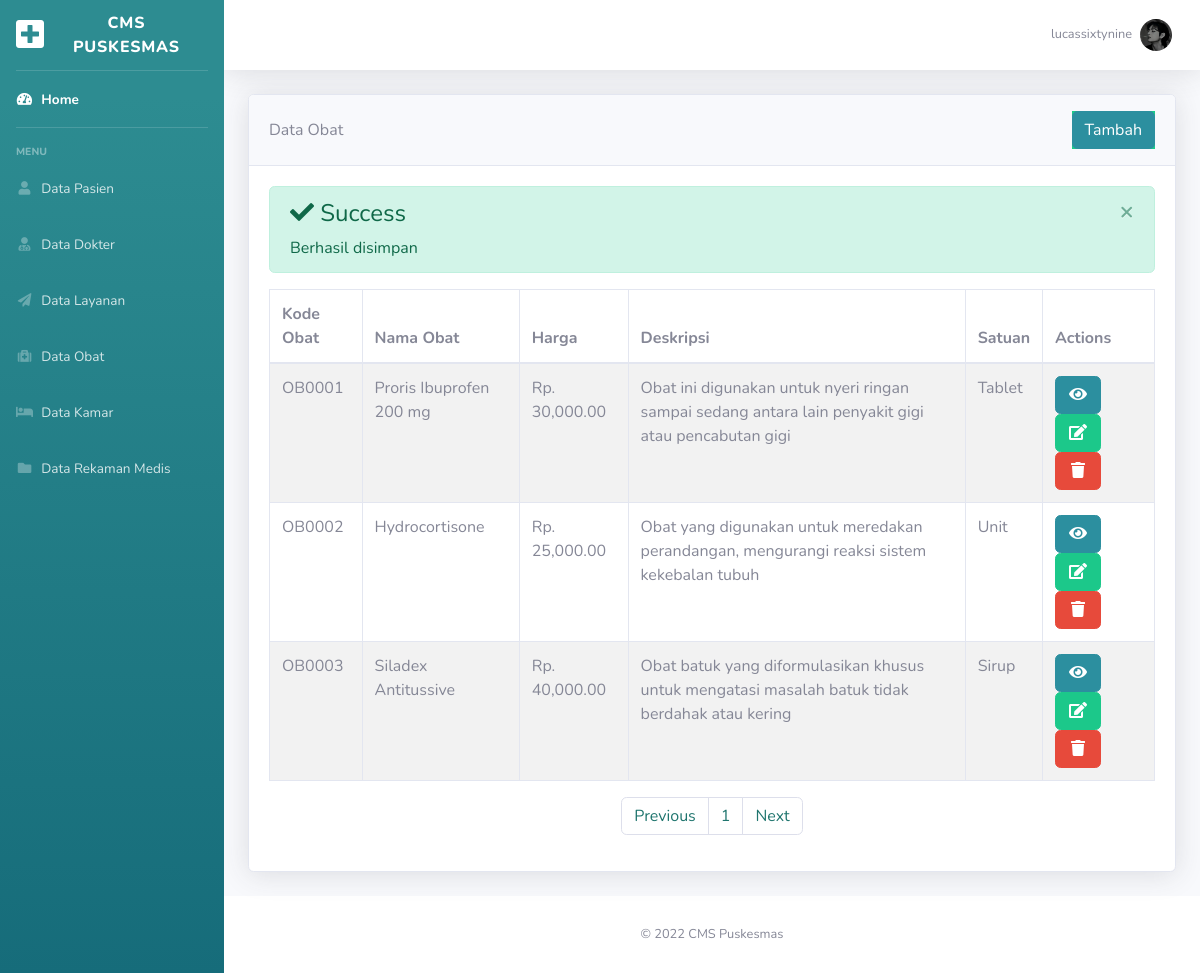
The page /data_obat.php?alert=berhasil (signed in) on the database its author committed.
### tables this page shows
CREATE TABLE `obat` (
  `kode_obat` varchar(6) NOT NULL,
  `nama_obat` varchar(50) NOT NULL,
  `harga` int(11) NOT NULL,
  `deskripsi` text NOT NULL,
  `satuan` varchar(20) NOT NULL
);

### data_obat.php (the view, shortened to what this page needs)
<?php
include('koneksi_database.php');
?>
<!DOCTYPE html>
<html lang="en">
    <head>
        <link href="assets/vendor/fontawesome-free/css/all.min.css" rel="stylesheet" type="text/css">
        <link href="assets/css/sb-admin-2.min.css" rel="stylesheet">
    </head>
    <body id="page-top">
        <div id="wrapper">
            <ul class="navbar-nav bg-gradient-primary sidebar sidebar-dark accordion" id="accordionSidebar">
                <a class="sidebar-brand d-flex align-items-center justify-content-center" href="cms-puskesmas-admin-portal.php">
                    <div class="sidebar-brand-icon">
                        <i class="fas fa-plus-square"></i>
                    </div>
                    <div class="sidebar-brand-text mx-3">CMS Puskesmas</div>
                </a>
                <hr class="sidebar-divider my-0">
                <li class="nav-item active">
                    <a class="nav-link" href="cms-puskesmas-admin-portal.php">
                        <i class="fas fa-fw fa-tachometer-alt"></i>
                        <span>Home</span></a>
                </li>
                <hr class="sidebar-divider">
                <div class="sidebar-heading">
                    Menu
                </div>
                <li class="nav-item">
                    <a class="nav-link" href="data_pasien.php">
                        <i class="fas fa-fw fa-user"></i>
                        <span>Data Pasien</span>
                    </a>
                    <a class="nav-link" href="data_dokter.php">
                        <i class="fas fa-fw fa-user-md"></i>
                        <span>Data Dokter</span>
                    </a>
                    <a class="nav-link" href="data_layanan.php">
                        <i class="fas fa-fw fa-paper-plane"></i>
                        <span>Data Layanan</span>
                    </a>
                    <a class="nav-link" href="data_obat.php">
                        <i class="fas fa-fw fa-medkit"></i>
                        <span>Data Obat</span>
                    </a>
                    <a class="nav-link" href="data_kamar.php">
                        <i class="fas fa-fw fa-bed"></i>
                        <span>Data Kamar</span>
                    </a>
                    <a class="nav-link" href="data_rekaman_medis.php">
                        <i class="fas fa-fw fa-folder"></i>
                        <span>Data Rekaman Medis</span>
                    </a>
                </li>
            </ul>
            <div id="content-wrapper" class="d-flex flex-column">
                <div id="content">
                    <nav class="navbar navbar-expand navbar-light bg-white topbar mb-4 static-top shadow">
                        <ul class="navbar-nav ml-auto">
                            <li class="nav-item dropdown no-arrow">
                                <a class="nav-link dropdown-toggle" href="#" id="userDropdown" role="button"
                                    data-toggle="dropdown" aria-haspopup="true" aria-expanded="false">
                                    <?php echo "<span class='mr-2 d-none d-lg-inline text-gray-600 small'>" . $_SESSION['username'] . "</span>";?>
                                    <?php
                                        $username = $_SESSION['username'];
                                        $query = mysqli_query($conn,"SELECT * FROM admin WHERE username='$username'");
                                    ?>
                                    <?php $d = mysqli_fetch_array($query);?>
                                    <img class="img-profile rounded-circle" src="assets/uploaded_pics/<?php echo $d['image'];?>">
                                </a>
                            </li>
                        </ul>
                    </nav>
                    <div class="container-fluid">
                        <div class="row">
                            <div class="col-xl-12 col-lg-7">
                                <div class="card shadow mb-4">
                                    <div class="card-header py-3 d-flex flex-row align-items-center justify-content-between">
                                        Data Obat
                                        <div class="bg-success text-white">
                                            <a href="tambah_data_obat.php" class="btn btn-md btn-primary float-right">Tambah</a>
                                        </div>
                                    </div>
                                    <div class="card-body">
                                        <?php
                                            if(isset($_GET['alert'])){
                                                if($_GET['alert']=='berhasil_ditambah'){
                                                    ?>
                                                    <div class="alert alert-success alert-dismissible">
                                                        <button type="button" class="close" data-dismiss="alert" aria-hidden="true">×</button>
                                                        <h4><i class="icon fa fa-check"></i> Success</h4>
                                                        Berhasil ditambah
                                                    </div>
                                                    <?php
                                                }elseif($_GET['alert']=="berhasil"){
                                                    ?>
                                                    <div class="alert alert-success alert-dismissible">
                                                        <button type="button" class="close" data-dismiss="alert" aria-hidden="true">×</button>
                                                        <h4><i class="icon fa fa-check"></i> Success</h4>
                                                        Berhasil disimpan
                                                    </div>
                                                    <?php
                                                }else if($_GET['alert']=="gagal_dihapus"){
                                                    ?>
                                                    <div class="alert alert-danger alert-dismissible">
                                                        <button type="button" class="close" data-dismiss="alert" aria-hidden="true">×</button>
                                                        <h4><i class="icon fa fa-exclamation-triangle"></i> Peringat!</h4>
                                                        Gagal dihapus
                                                    </div>
                                                    <?php
                                                }
                                            }
                                        ?>
                                        <table id="tabel-obat" class="table table-striped table-bordered" style="width:100%">
                                            <thead>
                                                <tr>
                                                    <th>Kode Obat</th>
                                                    <th>Nama Obat</th>
                                                    <th>Harga</th>
                                                    <th>Deskripsi</th>
                                                    <th>Satuan</th>
                                                    <th>Actions</th>
                                                </tr>
                                            </thead>
                                            <tbody>
                                                <?php
                                                    $batas = 10;
                                                    $halaman = ISSET($_GET['halaman'])?(int)$_GET['halaman'] : 1;
                                                    $halaman_awal = ($halaman>1) ? ($halaman*$batas) - $batas : 0;
                                                    $next = $halaman + 1;
                                                    $data = mysqli_query($conn,"SELECT * FROM obat");
                                                    $jumlah_data = mysqli_num_rows($data);
                                                    $total_halaman = ceil($jumlah_data / $batas);
                                                    $data_obat = mysqli_query($conn, "SELECT * FROM obat LIMIT $halaman_awal, $batas");
                                                    while($d = mysqli_fetch_array($data_obat)){
                                                        ?>
                                                        <tr>
                                                            <td><?php echo $d['kode_obat']; ?></td>
                                                            <td><?php echo $d['nama_obat']; ?></td>
                                                            <td><?php echo "Rp. " . number_format($d['harga'],2);?></td>
                                                            <td><?php echo $d['deskripsi'];?></td>
                                                            <td><?php echo $d['satuan'];?></td>
                                                            <td>
                                                                <a href="#" class="btn btn-md btn-primary text-white" data-toggle="modal" data-target="#modalViewObat<?php echo $d['kode_obat'];?>"><span class="fas fa-fw fa-eye"></span></a>
                                                                <a href="#" class="btn btn-md btn-success text-white" data-toggle="modal" data-target="#modalObat<?php echo $d['kode_obat'];?>"><span class="fas fa-fw fa-edit"></span></a>
                                                                <a href="#" class="btn btn-md btn-danger text-white" data-toggle="modal" data-target="#modalDeleteObat<?php echo $d['kode_obat']; ?>"><span class="fas fa-fw fa-trash"></span></a>
                                                            </td>
                                                        </tr>
                                                        <?php
                                                    }
                                                    ?>
                                            </tbody>
                                        </table>
                                        <nav>
                                            <ul class="pagination justify-content-center">
                                                <li class="page-item">
                                                <a class="page-link" <?php if($halaman > 1){ echo "href='?halaman=$Previous'";}?>>Previous</a>
                                                </li>
                                                <?php
                                                    for($x=1;$x<=$total_halaman;$x++){
                                                        ?>
                                                        <li class="page-item"><a class="page-link" href="?halaman=<?php echo $x ?>"><?php echo $x; ?></a></li>
                                                        <?php
                                                    }
                                                ?>
                                                <li class="page-item">
                                                <a class="page-link" <?php if($halaman < $total_halaman) { echo "href='?halaman=$next'";} ?>>Next</a>
                                                </li>
                                            </ul>
                                        </nav>
                                    </div>
                                </div>
                            </div>
                        </div>
                    </div>
                </div>
                <footer class="sticky-footer bg-white">
                    <div class="container my-auto">
                        <div class="copyright text-center my-auto">
                            <span>&copy;
                                <?php
                                    $copyYear = 2022;
                                    $currYear = date('Y');
                                    echo $copyYear . (($copyYear != $currYear) ? '-' . $currYear : '');
                                ?>
                                CMS Puskesmas
                            </span>
                        </div>
                    </div>
                </footer>
            </div>
        </div>
    </body>
</html>

### rows shown on the page
obat: kode_obat "OB0001", nama_obat "Proris Ibuprofen 200 mg", harga "30,000.00", deskripsi "Obat ini digunakan untuk nyeri ringan sampai sedang antara lain penyakit gigi atau pencabutan gigi", satuan "Tablet"
obat: kode_obat "OB0002", nama_obat "Hydrocortisone", harga "25,000.00", deskripsi "Obat yang digunakan untuk meredakan perandangan, mengurangi reaksi sistem kekebalan tubuh", satuan "Unit"
obat: kode_obat "OB0003", nama_obat "Siladex Antitussive", harga "40,000.00", deskripsi "Obat batuk yang diformulasikan khusus untuk mengatasi masalah batuk tidak berdahak atau kering", satuan "Sirup"

### other values the page prints
$_SESSION['username'] "lucassixtynine"
$copyYear "2022"
